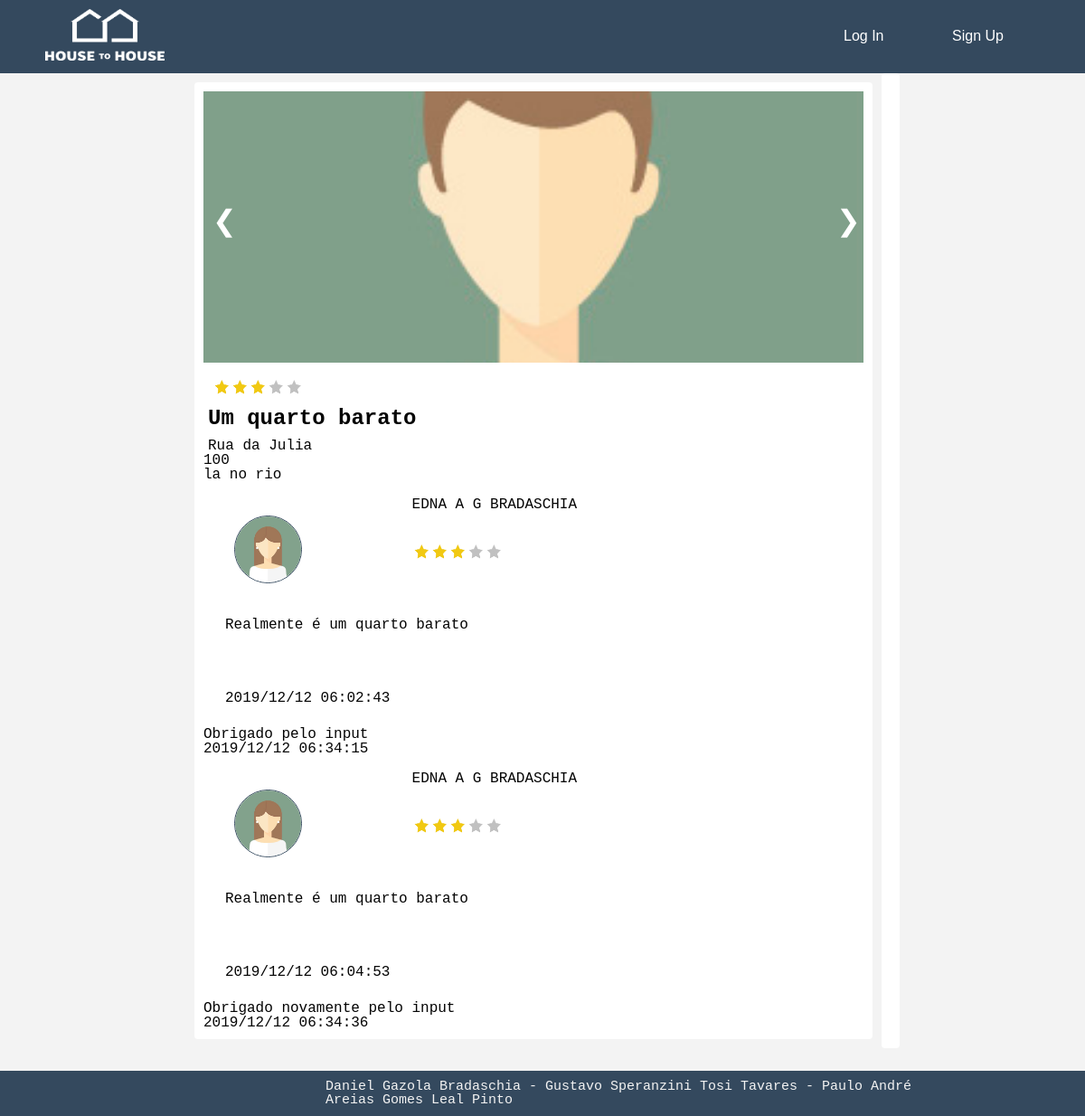
Screenshot of /pages/place.php?id=13 with the database file from the repository.
### tables this page shows
CREATE TABLE PHOTO (
    idPhoto INTEGER PRIMARY KEY,
    idProperty   INTEGER REFERENCES PROPERTY (idProperty),
    uploadDate DATE,
    name TEXT,
    photo BLOB
);

CREATE TABLE PROPERTY (
    idProperty INTEGER PRIMARY KEY,
    idOwner INTEGER REFERENCES USER (idUser),
    address TEXT,
    title TEXT,
    price FLOAT,
    description TEXT,
    rate NUMERIC
, available BLOB);

CREATE TABLE REVIEWS (
	idReviews INTEGER PRIMARY KEY AUTOINCREMENT,
	idProperty INTEGER REFERENCES PROPERTY,
	idUser INTEGER REFERENCES USER,
	title TEXT,
	userRate INTEGER,
	text TEXT,
	date DATE,
	likes INTEGER
);

CREATE TABLE USER(
    idUser INTEGER PRIMARY KEY,
    name TEXT NOT NULL,
    password TEXT NOT NULL,
    email TEXT NOT NULL UNIQUE,
    gender CHAR CHECK (gender == 'F' OR gender == 'f' OR gender == 'M' OR gender == 'm'),
    birthdate DATE,
    cellphone INTEGER,
    profilePicture BLOB,
    type TEXT CHECK (type == 'Owner' OR type == 'Tourist')
);

CREATE TABLE COMMENTS (
	idComments INTEGER PRIMARY KEY AUTOINCREMENT,
	idReview INTEGER REFERENCES REVIEWS,
	idUser INTEGER REFERENCES USER,
	text TEXT,
	date DATE,
	likes INTEGER
);

### dbActions/user.php (called while the page is built, shortened)
<?php
include_once('config.php');
function getUserNameById($idUser){
    global $db;
    $statement = $db->prepare('SELECT email FROM USER WHERE idUser = ? ');
    $statement->execute([$idUser]);
    return $statement->fetch()['email'];
}
function getUserInfoByUserName($email,$info){
    global $db;
    $statement = $db->prepare('SELECT * FROM USER WHERE email = ? ');
    $statement->execute([$email]);
    return $statement->fetch()[$info];
}
function getUserPhoto($email){
    global $db;
    $statement = $db->prepare('SELECT profilePicture FROM USER WHERE email = ?');
    $statement->execute([$email]);
    return $statement->fetch()['profilePicture'];
}

### pages/place.php (the view, shortened to what this page needs)
    <!DOCTYPE html>
    <?php
    include_once "header.php";
    include_once "../dbActions/placeUtils.php";
    include_once "../dbActions/user.php";
    include_once "../dbActions/reviewUtils.php";
    $id = $_GET["id"];
    $userId = "";
    $namePlace = getPropertyInfoById($id, 'title');
    $location = getPropertyInfoById($id, 'address');
    $description = getPropertyInfoById($id, 'description');
    $rating = getPropertyInfoById($id, 'rate');
    $price = getPropertyInfoById($id, 'price');
    ?>
    <div class="placePage">
        <div class="main">
            <div class="container">
                <div class="album">
                    <div id="photos">
                         <?php $var = getPlacePhotos($id);
                        echo '</div>';
                        if ($var) {
                            echo '<a class="arrowLeft" onclick="plusDivs(-1)">&#10094;</a>';
                            echo '<a class="arrowRight" onclick="plusDivs(+1)">&#10095;</a>';
                        }
                        ?>
                    </div>
                    <?php printStarsRating($rating)?>
                    <p id="placeName"><?php echo $namePlace ?></p>
                    <p id="placeLocation"><?php echo $location ?></p>
                    <p id="placePrice"><?php echo $price ?></p>
                    <p id="placeDescription"><?php echo $description ?></p>
                    <div class="reviews">
                        <?php
                        getPlaceReviews($id, getIdByUserName($userId));
                        ?>
                    </div>
                </div>
            </div>
            <div class="container">
            </div>
        </div>
<?php
include_once "footer.php";
?>

### pages/header.php (shortened to what this page needs)
<?php
include_once "../dbActions/user.php";
?>
<html lang="en">
<head>
	<link rel="stylesheet" href="../assets/font-awesome/css/font-awesome.min.css">
    <link rel="stylesheet" href="../css/reset.css">
    <link rel="stylesheet" href="../css/style.css">
    <link rel="stylesheet" href="//code.jquery.com/ui/1.12.1/themes/base/jquery-ui.css">
     <div class="header">
        <div class="header-left-icon">
            <img class="logo" src="../assets/logo4.png" onclick="location.href='index.php'">
        </div>
        <div class="header-right">
            <div class="header-login">
                <?php
                if (isset($_SESSION['login-user'])) {
                    $name = getUserInfoByUserName($_SESSION['login-user'], 'name');
                    echo '<button class="login-button" onclick="location.href=\'profile.php\'" type="button">' . $name . '</button>';
                    echo '<a class="createAccount-button" href="../dbActions/logout.php">Logout</a>';
                } else {
                    echo '<button class="login-button" id="btnCreateAccount" onclick="visibleLogin()">Log In</button>';
                    echo ' <button class="createAccount-button" id="btnCreateAccount" onclick="visibleCreateAcc()">Sign Up</button>';
                }
                ?>
            </div>
        </div>
    </div>
</head>

### dbActions/placeUtils.php (shortened to what this page needs)
<?php
include_once('config.php');
function getPropertyInfoById($idProperty, $info)
{
    global $db;
    $statement = $db->prepare('SELECT * FROM PROPERTY WHERE idProperty = ? ');
    $statement->execute([$idProperty]);
    return $statement->fetch()[$info];
}
function getPlacePhotos($id)
{
    global $db;
    $stmt = $db->prepare('SELECT * FROM PHOTO WHERE idProperty=?');
    $stmt->execute([$id]);
    $ret = false;
    while ($row = $stmt->fetch()) {
        echo '<img class="mySlides" src=' . $row['photo'] . ' hidden="hidden">';
        $ret = true;
    }
    return $ret;
}
function isPlaceOwner($userId, $placeId)
{
    global $db;
    $statement = $db->prepare('SELECT idOwner FROM PROPERTY WHERE idProperty = ? ');
    return false;
}
function printStarsRating($stars)
{
    $i = 1;
    $j = 1;
    $temp = 5 - $stars;
    echo '<div class = "placeRatingStars">';
    for ($i; $i <= $stars; $i++) {
        echo '<div class = "star">' . '</div>';
    }
    for ($j; $j <= $temp; $j++) {
        echo '<div class = "blackStar">';
        echo '</div>';
    }
    echo '</div>';
    return true;
}

### dbActions/reviewUtils.php (shortened to what this page needs)
<?php
include_once('user.php');
include_once('config.php');
include_once('placeUtils.php');
function getPlaceReviews($idPlace, $idUser)
{
    global $db;
    $statement = $db->prepare('SELECT * FROM REVIEWS WHERE idProperty = ? ');
    $statement->execute([$idPlace]);
    while ($row = $statement->fetch())
    {
        $id = $row['idUser'];
        $idRev = $row['idReviews'];
        $userName = getUserNameById($id);
        $photoUser = "../assets/" . getUserPhoto($userName);
        $fullName = getUserInfoByUserName($userName, 'name');
        $review = $row['text'];
        $htmlPhoto = '<img id="userPhotoReview" src=' . $photoUser . '>';
        echo '<div class="reviewContainer">';
            echo '<div class="reviewT">';
                echo '<div class="reviewPhoto">';
                echo $htmlPhoto;
                echo '</div>';
                echo '<div class="reviewTitle">';
                    echo '<div class="reviewTitleName">';
                    echo '<p>' . $fullName . '</p>';
                    echo '</div>';
                echo '</div>';
            echo '</div>';
            echo '<div class="reviewText">';
            echo '<p>' . $review . '</p>';
            echo '</div>';
            echo '<div class="reviewPhotos">';
            echo '</div>';
            echo '<div class="reviewDate">';
            echo '<p>' . $row['date'] . '</p>';
            echo '</div>';
        echo '</div>';
        echo '<div class="reviewComments">';
        getAllCommentsOfReview($idRev);
        echo '</div>';
    }
    return true;
}
function getAllCommentsOfReview($idRev)
{
    global $db;
    $statement = $db->prepare('SELECT * FROM COMMENTS WHERE idReview = ? ');
    $statement->execute([$idRev]);
    while ($row = $statement->fetch()) {
        echo '<p>' . $row['text'] . '</p>';
        echo '<p>' . $row['date'] . '</p>';
    }
    return true;
}
function getReviewPhotos($idRev)
{
    global $db;
    $statement = $db->prepare('SELECT * FROM REVIEWPHOTO WHERE idReview = ? ');
    $statement->execute([$idRev]);
    while ($row = $statement->fetch()) {
        $photoDir = $row['name'];
        echo "<img src=$photoDir onclick=\"window.open(this.src)\">";
    }
    return true;
}
?>

### pages/footer.php
<footer>
    <div class="footer">
        <p class="workdoneby">
            Daniel Gazola Bradaschia - Gustavo Speranzini Tosi Tavares - Paulo André Areias Gomes Leal Pinto
        </p>
    </div>
</footer>
</html>

### css/style.css (style rules this page uses)
*, *::after, *::before { box-sizing: border-box; }
html { font-size: 62.5%; }
a { color: #2e416a; text-decoration: none; }
.footer { background: #34495E; height: 50px; left: 0; right: 0; bottom: 0; position: relative; }
.footer .workdoneby { font-size: 1rem; font-family: "Andale Mono", monospace; color: #F3F3F3; padding-top: 10px; padding-left: 30%; padding-right: 15%; font-size: 15px; }
.header { display: flex; flex-wrap: wrap; justify-content: space-between; background: #34495E; height: 10%; padding: 0.5em 0; }
.header .header-left-icon { float: left; width: 125px; text-align: right; margin: 2px 10px; }
.header .logo { height: 1.5cm; width: 3.5cm; margin-left: 40px; }
.header .header-right { float: right; text-align: left; align-self: center; margin: 2px 10px; font-size: 1.6rem; font-family: "Andale Mono", monospace; color: #F3F3F3; position: relative; z-index: 2; }
.header .header-right .header-login { float: left; align-self: center; vertical-align: middle; text-align: center; }
.login-button { background-color: #34495E; border: none; color: #ffffff; text-align: center; text-decoration: none; display: inline-block; font-size: 16px; padding-right: 60px; }
.createAccount-button { background-color: #34495E; border: none; color: #ffffff; text-align: center; text-decoration: none; display: inline-block; font-size: 16px; padding-right: 20px; }
.placePage { display: flex; flex-wrap: wrap; -webkit-align-content: center; align-content: center; }
.placePage .container { margin-bottom: 1.6em; background-color: #ffffff; border-radius: 4px; padding: 10px 10px 10px 10px; }
.placePage .main { padding: 10px 10px 10px 10px; position: relative; min-width: 500px; width: 100%; }
.placePage .arrowRight { position: absolute; top: 150px; left: 720px; font-size: xx-large; color: white; cursor: pointer; }
.placePage .arrowLeft { position: absolute; top: 150px; left: 30px; font-size: xx-large; color: white; cursor: pointer; }
@media only screen and (min-width: 850px) { .placePage { display: flex; flex-wrap: nowrap; justify-content: center; } }
@media only screen and (min-width: 850px) { .placePage .main { max-width: 770px; min-width: 400px; float: left; } }
.mySlides { width: 100%; height: 300px; background-position: center; background-repeat: no-repeat; overflow: hidden; object-fit: cover; }
#placeName { font-family: "Andale Mono", monospace; padding-top: 10px; padding-left: 5px; font-size: x-large; font-weight: bold; }
#placeLocation { font-family: "Andale Mono", monospace; padding-top: 10px; padding-left: 5px; font-size: medium; }
#userPhotoReview { border-radius: 50%; width: 75px; height: 75px; display: block; margin: 20px; border: 1.5px solid #34495E; }
.reviewPhoto { position: relative; max-width: 100%; padding: 5px; }
.reviewContainer { min-width: 100%; display: flex; flex-wrap: nowrap; flex-direction: column; justify-content: center; padding: 4px; }
.reviewContainer .reviewPhoto { position: relative; width: auto; height: 50%; display: flex; flex-direction: row; flex-wrap: nowrap; padding: 13px 13px 13px 10px; float: left; }
.reviewContainer .reviewPhoto img { border-radius: 50%; width: auto; height: 80%; }
.reviewContainer .reviewT { min-width: 100%; align-items: center; }
.reviewContainer .reviewT .reviewTitle { position: relative; float: right; min-width: 70%; height: 100px; }
.reviewContainer .reviewT .reviewTitle .reviewTitleName { position: relative; width: 100%; height: 50%; display: flex; flex-direction: row; flex-wrap: nowrap; padding: 13px 13px 13px 10px; float: left; }
.reviewContainer .reviewText { padding: 5px 20px 5px 20px; }
.reviewContainer .reviewPhotos { padding: 20px; }
.reviewContainer .reviewDate { padding: 20px; }
.placeRatingStars { position: relative; width: 100%; height: 50%; display: flex; flex-direction: row; flex-wrap: nowrap; padding: 13px 13px 13px 10px; float: left; }
.star { width: 20px; height: 20px; background-image: url("../assets/starY.jpg"); background-position: center; background-size: cover; }
.blackStar { width: 20px; height: 20px; background-image: url("../assets/star.jpg"); background-position: center; background-size: cover; }

### rows the page displays
photo: photo (picture)
property: rate 3 (drawn), title "Um quarto barato", address "Rua da Julia", price "100", description "la no rio"
reviews: idUser.profilePicture (picture), idUser.name "EDNA A G BRADASCHIA", userRate 3 (drawn), text "Realmente é um quarto barato", date "2019/12/12 06:02:43"
comments: text "Obrigado pelo input", date "2019/12/12 06:34:15"
reviews: idUser.profilePicture (picture), idUser.name "EDNA A G BRADASCHIA", userRate 3 (drawn), text "Realmente é um quarto barato", date "2019/12/12 06:04:53"
comments: text "Obrigado novamente pelo input", date "2019/12/12 06:34:36"
